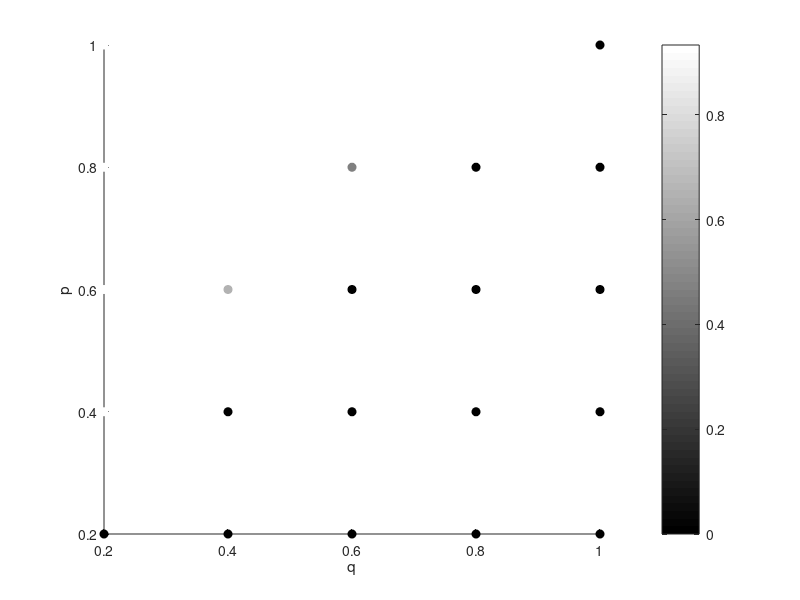

MATLAB code to generate this figure:
%

clc
clear
close all

load("results.mat");

for p=1:grid
    for q=1:grid
        scatter(q/grid,p/grid,[],'MarkerEdgeColor',acc(p,q)*[1 1 1],'MarkerFaceColor',acc(p,q)*[1 1 1]);
        hold on;
    end
end

xlim([1/grid 1]);
ylim([1/grid 1]);
xlabel('q');
ylabel('p');
colormap gray;
colorbar;
hold off;